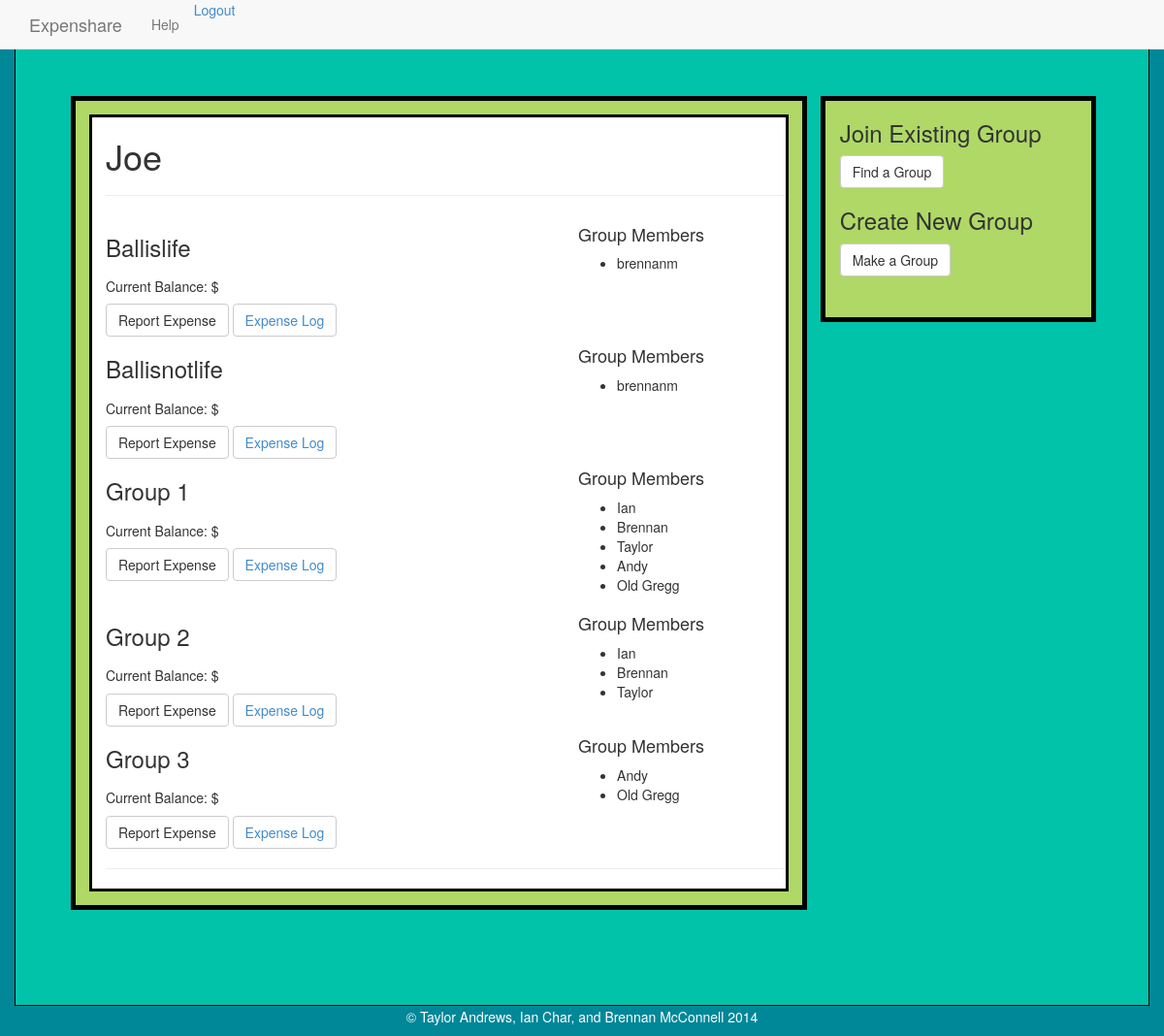
The app's page /share/home/ (signed in) with its own data.
### share/models.py (models this page shows, shortened)
class PayGroup(models.Model):
	name = models.CharField(max_length=20, default="")
	description = models.CharField(max_length=140, default="")
	members = models.ManyToManyField(User)
	passcode = models.CharField(max_length=16, default="") #This may need to be hashed
	paymentLogs = models.ManyToManyField(PaymentLog)

### share/views.py (the view)
@login_required
def home(request):
    context = RequestContext(request)
    paygroup_list = PayGroup.objects.order_by('name')
    payform = PayForm()
    groupform = MakeGroupForm()
    context_dict={'PayForm' : payform, 'paygroups' : paygroup_list, 'MakeGroupForm' : groupform}
    return render_to_response('home.html', context_dict, context)

### templates/home.html (shortened to what this page needs)
{% load static %}
<!DOCTYPE HTML>
<html>
	<head>
	    <link href="{% static 'bootstrap/css/bootstrap.min.css' %}" rel="stylesheet">
	    <link href="{% static 'css/styles.css' %}" rel="stylesheet">
	</head>
	<body>
		<div cloass="container-fluid">
			<div class="row">
	            <nav class="navbar navbar-default navbar-fixed-top" role="navigation">
		            <div class="container-fluid">
		              <div class="row-fluid">
		                <div class="col-md-10">
		                  <a class="navbar-brand" href="/share/home"> Expenshare</a>
		                  <ul class="nav navbar-nav">
		                  	<li><a href="">Help</a></li>
		                  <a href="/share/logout"> Logout </a>
		                  </ul>
		                </div>
		            </div>
	          	</nav>
			</div>
			<div class="container" id="bodyContainer">
				<div class="row">
					<div class="container-fluid" id="bodyContent">
						<div class="row-fluid">
							<div class="col-md-8" id="mainBoxOuter">
								<div id="mainBoxInner">
									<h1>{{ user.username }}</h1>
									<body>
									</body>
									<hr>
									{% for paygroup in paygroups %}
									<div class="row">
										<div class="col-md-8">
											<h3>{{ paygroup.name }}<h3>
											<h5>Current Balance: $ </h5>
											<button type="button" id="report" class="btn btn-default" data-toggle="modal" data-target="#myModal">
											Report Expense</button>
											<button type="button" id="report" class="btn btn-default" data-toggle="modal" data-target="#myModal"><a href="/share/history"> Expense Log </a></button>
										</div>
										<div class='col-md-4'>
											<h4>Group Members</h4>
											<ul>
											  {% for member in paygroup.members.all %}
												<li>{{ member }}</li>
											  {% endfor %}
											</ul>
										</div>
									</div>
									{% endfor %}
									<hr>
								</div>
							</div>
							<div class="col-md-3" id="infoBox">
								<h3>Join Existing Group</h3>
									<button type="button" id="create_group" class="btn btn-default" data-toggle="modal" data-target="#myModal3">Find a Group</button>
								<h3>Create New Group</h3>
								  	<button type="button" id="create_group" class="btn btn-default" data-toggle="modal" data-target="#myModal2">Make a Group</button>
							</div>
							<div class="col-md-1"></div>
						</div>
					</div>
					<div class="col-md-1"></div>
				</div>
			</div>
			<footer>
				<p> &copy Taylor Andrews, Ian Char, and Brennan McConnell 2014 </p>
			</footer>
		</div>
	</body>
</html>

### static/css/styles.css (style rules this page uses)
body { background-color: #008798; }
#mainBoxInner { border: solid black 3px; background-color: #FFFFFF; padding-left: 1em; }
#mainBoxOuter { margin-top: 7em; background-color: #AFD867; margin-bottom: 7em; border: solid black 5px; padding: 1em; margin-right: 1em; margin-left: 3em; }
#bodyContent { background-color: #00C3A9; border: solid black 1px; }
#infoBox { margin-top: 7em; background-color: #AFD867; margin-bottom: 7em; border: solid black 5px; padding-bottom: 3em; }
footer { text-align: center; color: #FFFFFF; }
nav { border: solid black 5px; }

### records on screen
PayGroup: name "Ballislife"
PayGroup: name "Ballisnotlife"
PayGroup: name "Group 1"
PayGroup: name "Group 2"
PayGroup: name "Group 3"

### other values on screen
{{ user.username }} "Joe"
{{ member }} "brennanm"
{{ member }} "Ian"
{{ member }} "Brennan"
{{ member }} "Taylor"
{{ member }} "Andy"
{{ member }} "Old Gregg"
